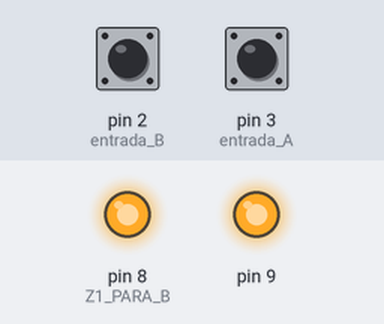
The sketch below on a simulated Arduino Uno, built with avr-gcc and run on an emulated ATmega328P. Shown: output pins drawn as LEDs (lit = HIGH). The test bench sets the inputs (shaded band); at power-on: pin 2 (entrada_B) HIGH, pin 3 (entrada_A) HIGH.

Above: at 1.2 s.
1.3 s: pin 2 (entrada_B) pulled LOW for 0.15 s
At 1.37 s:
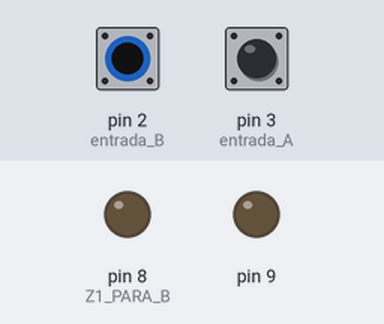
2.9 s: pin 2 (entrada_B) pulled LOW for 3.2 s
At 6.9 s:
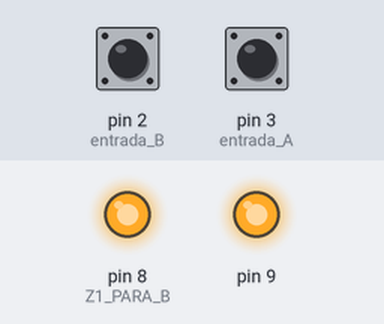
Timing chart, 0 to 8.4 s (numbered marks = the images above; inputs shaded):
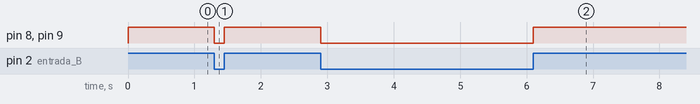

The sketch:

LEYES2.ino
```cpp
//Autor:Dario Jorge Iglesias
boolean B,A,Z1,Z2;
void setup(){
 pinMode(2,INPUT_PULLUP);//entrada B
 pinMode(3,INPUT_PULLUP);//entrada A
 pinMode(8,OUTPUT);//Z1 PARA B
 pinMode(9,OUTPUT);}//Z2 PARA B.A+B.B
void loop()
{
 B=digitalRead(2);//Var.de entrada
 A=digitalRead(3);
 Z1=B;//FUNCIÓN Z1
 Z2=(B&A)|(B&B);//FUNCIÓN Z2
 digitalWrite(8,Z1);//salidas
 digitalWrite(9,Z2);}
```

Measured:
- after the input at 1.3 s, pin 8 (Z1_PARA_B), pin 9: HIGH → LOW at once, → HIGH 0.15 s later
- after the input at 2.9 s, pin 8 (Z1_PARA_B), pin 9: HIGH → LOW at once, → HIGH 3.2 s later
